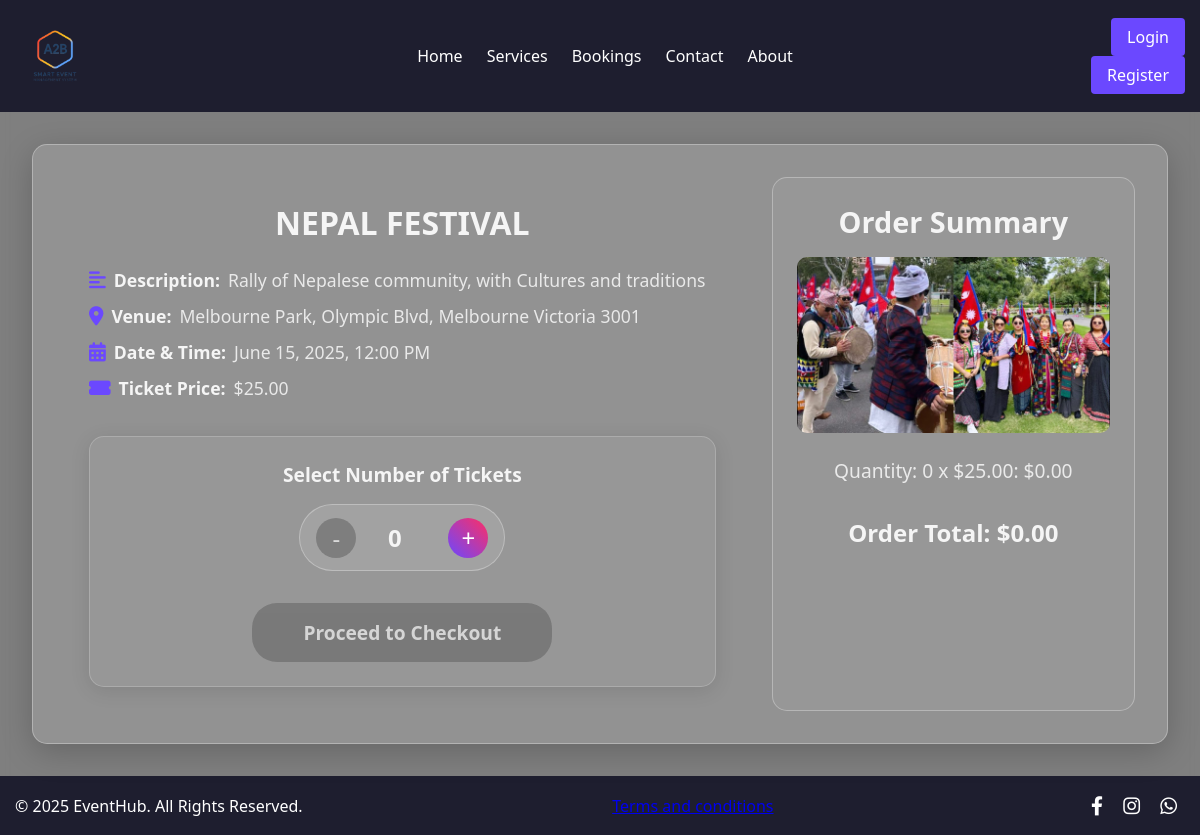
Page /book.php?event_id=7 on the committed database.
### tables this page shows
CREATE TABLE IF NOT EXISTS `events` (
  `event_id` int NOT NULL AUTO_INCREMENT,
  `title` varchar(100) NOT NULL,
  `description` text,
  `venue_id` int DEFAULT NULL,
  `start_datetime` datetime NOT NULL,
  `image_path` varchar(255) DEFAULT NULL,
  `created_by_type` enum('system_admin','venue_admin') NOT NULL,
  `created_by_id` int NOT NULL,
  `status` enum('pending','approved','rejected') DEFAULT 'pending',
  `created_at` timestamp NOT NULL DEFAULT CURRENT_TIMESTAMP,
  `booking_status` enum('open','closed') DEFAULT 'open',
  PRIMARY KEY (`event_id`),
  KEY `venue_id` (`venue_id`)
);

CREATE TABLE IF NOT EXISTS `venues` (
  `venue_id` int NOT NULL AUTO_INCREMENT,
  `name` varchar(100) NOT NULL,
  `address` text NOT NULL,
  `capacity` int NOT NULL,
  `venue_admin_id` int DEFAULT NULL,
  `created_at` timestamp NOT NULL DEFAULT CURRENT_TIMESTAMP,
  `image_path` varchar(255) DEFAULT NULL,
  `latitude` decimal(9,6) DEFAULT NULL,
  `longitude` decimal(9,6) DEFAULT NULL,
  PRIMARY KEY (`venue_id`),
  KEY `venue_admin_id` (`venue_admin_id`)
);

CREATE TABLE IF NOT EXISTS `ticket_prices` (
  `price_id` int NOT NULL AUTO_INCREMENT,
  `event_id` int DEFAULT NULL,
  `ticket_price` decimal(10,2) NOT NULL,
  `set_by_type` enum('system_admin','venue_admin') NOT NULL,
  `set_by_id` int NOT NULL,
  `set_at` timestamp NOT NULL DEFAULT CURRENT_TIMESTAMP,
  PRIMARY KEY (`price_id`),
  KEY `event_id` (`event_id`)
);

### book.php (the view, shortened to what this page needs)
<?php
require_once 'Connection/sql_auth.php';
$event_id = (int)$_GET['event_id'];
$query = "SELECT e.*, v.name as venue_name, v.address as venue_address, tp.ticket_price
          FROM events e
          JOIN venues v ON e.venue_id = v.venue_id
          LEFT JOIN ticket_prices tp ON e.event_id = tp.event_id
          WHERE e.event_id = ? AND e.start_datetime > NOW()";
$stmt = $db->prepare($query);
$stmt->bind_param("i", $event_id);
$stmt->execute();
$result = $stmt->get_result();
$event = $result->fetch_assoc();
$unreadMessageCount = 0;
?>
<!DOCTYPE html>
<html lang="en">
<head>
    <link rel="stylesheet" href="https://cdnjs.cloudflare.com/ajax/libs/font-awesome/6.0.0-beta3/css/all.min.css">
</head>
<body>
    <header>
        <div class="header-container">
            <a href="index.php" class="logo">
                <img src="images/a2b.png" alt="EventHub Logo" onerror="this.src=''; this.alt='EventHub';">
            </a>
            <ul class="nav-links">
                <li><a href="index.php">Home</a></li>
                <li><a href="services.php">Services</a></li>
                <li><a href="booking.php">Bookings</a></li>
                <li><a href="contact.php">Contact</a></li>
                <li><a href="about.php">About</a></li>
            </ul>
            <div class="user-actions">
                <?php if (isset($_SESSION['user_id'])): ?>
                    <span class="welcome-message">Welcome, <?= htmlspecialchars($_SESSION['full_name'] ?? 'User') ?></span>
                    <a href="view_admin_replies.php" class="message-btn">
                        <i class="fas fa-envelope"></i> Messages
                        <?php if ($unreadMessageCount > 0): ?>
                            <span class="unread-count"><?= $unreadMessageCount ?></span>
                        <?php endif; ?>
                    </a>
                    <a href="user_profile.php" class="profile-btn"><i class="fas fa-user"></i> Profile</a>
                    <a href="logout.php">Logout</a>
                <?php else: ?>
                    <a href="login.php" class="btn">Login</a>
                    <a href="register.php" class="btn">Register</a>
                <?php endif; ?>
            </div>
        </div>
    </header>
    <div class="container">
        <div class="ticket-selection">
            <div class="event-details">
                <h2><?= htmlspecialchars($event['title']) ?></h2>
                <p><i class="fas fa-align-left"></i> <strong>Description:</strong> <?= htmlspecialchars($event['description']) ?></p>
                <p><i class="fas fa-map-marker-alt"></i> <strong>Venue:</strong> <?= htmlspecialchars($event['venue_name']) ?>, <?= htmlspecialchars($event['venue_address']) ?></p>
                <p><i class="fas fa-calendar-alt"></i> <strong>Date & Time:</strong> <?= date('F j, Y, g:i A', strtotime($event['start_datetime'])) ?></p>
                <p><i class="fas fa-ticket-alt"></i> <strong>Ticket Price:</strong> $<?= !is_null($event['ticket_price']) ? number_format($event['ticket_price'], 2) : '0.00' ?></p>
            </div>
            <form action="payment_details.php" method="GET" id="ticket-form">
                <div class="ticket-selector">
                    <label for="ticket_qty">Select Number of Tickets</label>
                    <div class="ticket-controls">
                        <button type="button" id="decrease">-</button>
                        <input type="number" id="ticket_qty" name="ticket_qty" value="0" min="0" max="10" readonly>
                        <button type="button" id="increase">+</button>
                    </div>
                    <button type="submit" class="proceed-btn" id="proceed-btn" disabled>Proceed to Checkout</button>
                </div>
            </form>
        </div>
        <div class="order-summary">
            <h2>Order Summary</h2>
            <?php if (!empty($event['image_path'])): ?>
                <img src="<?= htmlspecialchars($event['image_path']) ?>" alt="Event Image">
            <?php endif; ?>
            <p>Quantity: <span id="order-quantity">0</span> x $<?= !is_null($event['ticket_price']) ? number_format($event['ticket_price'], 2) : '0.00' ?>: $<span id="order-breakdown-total">0.00</span></p>
            <p class="order-total">Order Total: $<span id="order-total">0.00</span></p>
        </div>
    </div>
    <footer>
        <div class="footer-content">
            <p>© <?= date('Y') ?> EventHub. All Rights Reserved.</p>
            <a href="terms_conditions"> Terms and conditions</a>
            <div class="social-links">
                <a href="https://facebook.com" target="_blank"><i class="fab fa-facebook-f"></i></a>
                <a href="https://instagram.com" target="_blank"><i class="fab fa-instagram"></i></a>
                <a href="https://whatsapp.com" target="_blank"><i class="fab fa-whatsapp"></i></a>
            </div>
        </div>
    </footer>
</body>
</html>

### rows in the picture
events: title "NEPAL FESTIVAL", description "Rally of Nepalese community, with Cultures and traditions", venue.name "Melbourne Park", venue.address "Olympic Blvd, Melbourne Victoria 3001", start_datetime "June 15, 2025, 12:00 PM", ticket_prices.ticket_price "25.00", image_path (picture)
